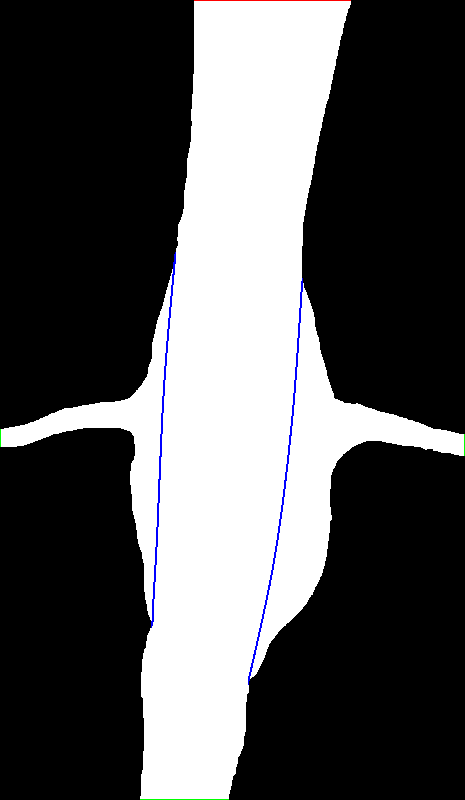
#> input picture data/abdominal_aorta/geometry.ppm, 465 x 800 px
$ python positionDirPlot.py   (Python 2 division)
#> lines starting #> are read from the running program, lines starting #| are printed output that depends on the picture
#!/usr/bin/python
# -*- coding: utf-8 -*-

import os
from tkFileDialog import askopenfilename, askdirectory
import numpy as np
import matplotlib.pyplot as plt
import Tkinter as tk
from PIL import Image, ImageOps
import sys

print '##################################################################'
print 'First open a geometry file *.ppm, then open a directory that contains position files *.txt.'

root = tk.Tk()
root.withdraw()

filename1 = askopenfilename()
#> the answer given: ../../data/abdominal_aorta/geometry.ppm
filename1 = os.path.normpath(filename1)
print 'Opened geometry: %s' %filename1

filename2 = askdirectory()
#> the answer given: ../../data/abdominal_aorta
filename2 = os.path.normpath(filename2)
filename2 = os.path.join(filename2,'')
pfilelist = os.listdir(filename2)
posfiles = []
for pfile in pfilelist:
    if pfile.endswith(".txt"):
        if pfile.startswith("res_pos"):
            posfiles.append(pfile)

print 'Opened pos directory: %s' %filename2
print '##################################################################'

print 'Choose one:\n 0 - load all points \n 1 - load without stuck points \n 2 - load only stuck points \n'
selectpoints = int(raw_input('Selected item: '))
#> the answer given: 1

if selectpoints == 1 or selectpoints == 2:
    print 'Open res files directory'
    filename3 = askdirectory()
#> the answer given: ../../data/abdominal_aorta
    filename3 = os.path.normpath(filename3)
    filename3 = os.path.join(filename3,'')
    rfilelist = os.listdir(filename3)
    resfiles = []
    for rfile in rfilelist:
        if rfile.endswith(".txt"):
            if rfile.startswith("res_res"):
                resfiles.append(rfile)
    print 'Opened res directory: %s' %filename3

print 'Working...'

im = Image.open(filename1)
#> im is the input picture: PIL image 465x800 RGB; mean R, G, B 84.9, 84.9, 85.8
(width, height) = im.size
#> width = 465; height = 800
im = im.transpose(Image.ROTATE_180)
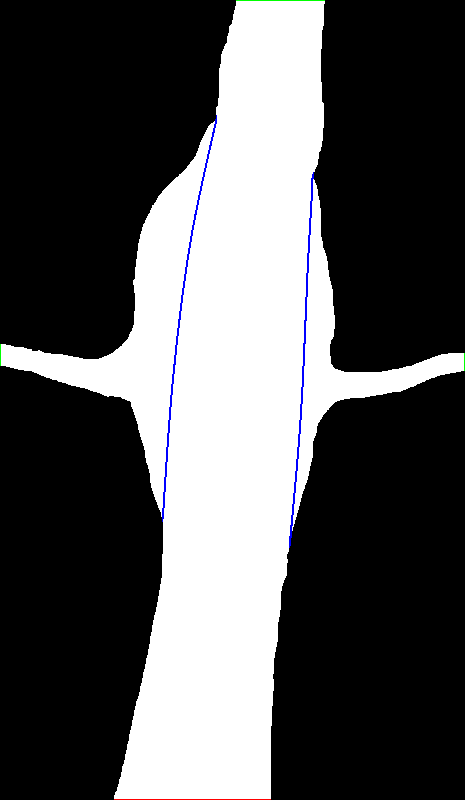
#> im: PIL image 465x800 RGB; mean R, G, B 84.9, 84.9, 85.8
im = im.transpose(Image.FLIP_LEFT_RIGHT)
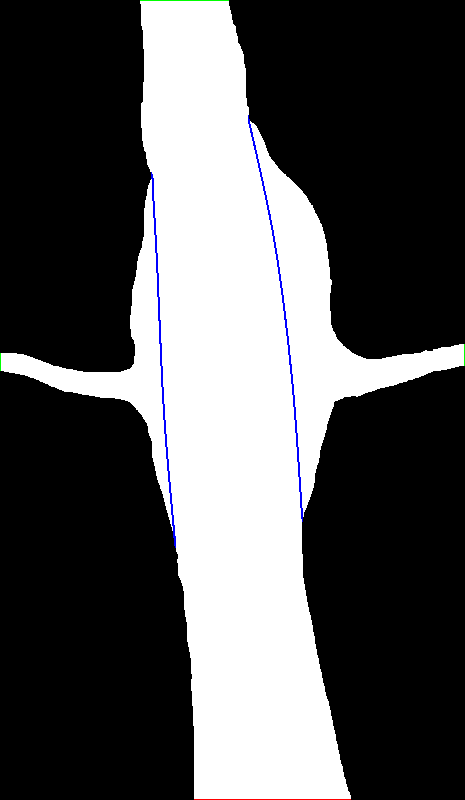
#> im: PIL image 465x800 RGB; mean R, G, B 84.9, 84.9, 85.8

out = filename2 +'imgpos'
out = os.path.normpath(out)
out = os.path.join(out,'')

print 'Saving images to: %s' %out
if not os.path.exists(out):
    os.makedirs(out)

for j in posfiles:
    x, y = [0, 0]
    resi = 0
    xpos, ypos = np.loadtxt(filename2+j, dtype = float, usecols=(0,1), unpack = True)
    if selectpoints == 0:
        newx = xpos
        newy = ypos
    elif selectpoints == 1:
        k=0
        trtime = np.loadtxt(filename3+resfiles[resi], dtype = float, usecols=(0,))
        newx_temp = np.zeros_like(xpos)
        newy_temp = np.zeros_like(xpos)
        for i in range(len(trtime)):
            if trtime[i] != -1:
                newx_temp[k] = xpos[i]
                newy_temp[k] = ypos[i]
            k=k+1
        newx = newx_temp[0:k]
        newy = newy_temp[0:k]
    elif selectpoints == 2:
        h=0
        trtime = np.loadtxt(filename3+resfiles[resi], dtype = float, usecols=(0,))
        newx_temp = np.zeros_like(xpos)
        newy_temp = np.zeros_like(xpos)
        for n in range(len(trtime)):
            if trtime[n] == -1:
                newx_temp[h] = xpos[n]
                newy_temp[h] = ypos[n]
            h=h+1
        newx = newx_temp[0:h]
        newy = newy_temp[0:h]
    else:
        sys.exit('Error: the entered number is not 0, 1 or 2')

    newy = height-newy
    plt.imshow(im, origin='lower', extent=[-0.5, width-0.5, -0.5, height-0.5], interpolation="none")
    plt.scatter(newx, newy, facecolor='r', marker=".", s=0.5, edgecolor='none')
    plt.xlim(0, width)
    plt.ylim(0, height)
    plt.axes().set_aspect('equal')
    plt.tick_params(which = 'both', direction='out')
    imgname = '%s.png' %j[:-5]
    plt.savefig(out+imgname, dpi=1000, bbox_inches='tight')
    plt.close()
    resi = resi+1
    print 'Saving: %s' %imgname
